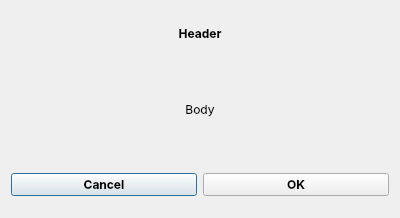
<?xml version="1.0" encoding="UTF-8"?>
<ui version="4.0">
 <class>generalDialog</class>
 <widget class="QDialog" name="generalDialog">
  <property name="geometry">
   <rect>
    <x>0</x>
    <y>0</y>
    <width>400</width>
    <height>218</height>
   </rect>
  </property>
  <property name="sizePolicy">
   <sizepolicy hsizetype="Preferred" vsizetype="Preferred">
    <horstretch>0</horstretch>
    <verstretch>0</verstretch>
   </sizepolicy>
  </property>
  <property name="windowTitle">
   <string>Dialog</string>
  </property>
  <layout class="QVBoxLayout" name="verticalLayout">
   <item>
    <layout class="QGridLayout" name="gridLayout">
     <item row="6" column="0">
      <widget class="QStackedWidget" name="stackedWidget">
       <property name="currentIndex">
        <number>0</number>
       </property>
       <widget class="QWidget" name="page">
        <layout class="QVBoxLayout" name="verticalLayout_2">
         <property name="spacing">
          <number>6</number>
         </property>
         <property name="leftMargin">
          <number>0</number>
         </property>
         <property name="topMargin">
          <number>0</number>
         </property>
         <property name="rightMargin">
          <number>0</number>
         </property>
         <property name="bottomMargin">
          <number>0</number>
         </property>
         <item>
          <layout class="QGridLayout" name="gridLayout_3">
           <property name="bottomMargin">
            <number>0</number>
           </property>
           <item row="0" column="0">
            <widget class="QPushButton" name="cancelBtn">
             <property name="font">
              <font>
               <family>Inter</family>
               <weight>75</weight>
               <bold>true</bold>
              </font>
             </property>
             <property name="text">
              <string>Cancel</string>
             </property>
            </widget>
           </item>
           <item row="0" column="1">
            <widget class="QPushButton" name="okBtn">
             <property name="font">
              <font>
               <family>Inter</family>
               <weight>75</weight>
               <bold>true</bold>
              </font>
             </property>
             <property name="text">
              <string>OK</string>
             </property>
            </widget>
           </item>
          </layout>
         </item>
        </layout>
       </widget>
       <widget class="QWidget" name="page_2">
        <layout class="QVBoxLayout" name="verticalLayout_3">
         <property name="leftMargin">
          <number>0</number>
         </property>
         <property name="topMargin">
          <number>0</number>
         </property>
         <property name="rightMargin">
          <number>0</number>
         </property>
         <property name="bottomMargin">
          <number>0</number>
         </property>
         <item>
          <layout class="QGridLayout" name="gridLayout_4">
           <item row="0" column="0">
            <widget class="QPushButton" name="acceptBtn">
             <property name="font">
              <font>
               <family>Inter</family>
               <weight>75</weight>
               <bold>true</bold>
              </font>
             </property>
             <property name="text">
              <string>OK</string>
             </property>
            </widget>
           </item>
          </layout>
         </item>
        </layout>
       </widget>
      </widget>
     </item>
     <item row="0" column="0">
      <layout class="QGridLayout" name="gridLayout_2">
       <property name="bottomMargin">
        <number>0</number>
       </property>
       <item row="0" column="0">
        <widget class="QStackedWidget" name="topStackedWidget">
         <property name="currentIndex">
          <number>0</number>
         </property>
         <widget class="QWidget" name="page_5">
          <layout class="QVBoxLayout" name="verticalLayout_6">
           <property name="leftMargin">
            <number>0</number>
           </property>
           <property name="topMargin">
            <number>0</number>
           </property>
           <property name="rightMargin">
            <number>0</number>
           </property>
           <property name="bottomMargin">
            <number>0</number>
           </property>
           <item>
            <layout class="QGridLayout" name="gridLayout_6">
             <item row="0" column="0">
              <widget class="QLabel" name="headerLabel">
               <property name="font">
                <font>
                 <family>Inter</family>
                 <weight>75</weight>
                 <bold>true</bold>
                </font>
               </property>
               <property name="text">
                <string>Header</string>
               </property>
               <property name="alignment">
                <set>Qt::AlignCenter</set>
               </property>
              </widget>
             </item>
            </layout>
           </item>
          </layout>
         </widget>
         <widget class="QWidget" name="page_6">
          <layout class="QVBoxLayout" name="verticalLayout_7">
           <property name="leftMargin">
            <number>0</number>
           </property>
           <property name="topMargin">
            <number>0</number>
           </property>
           <property name="rightMargin">
            <number>0</number>
           </property>
           <property name="bottomMargin">
            <number>0</number>
           </property>
           <item>
            <layout class="QGridLayout" name="gridLayout_7">
             <item row="0" column="1">
              <spacer name="horizontalSpacer">
               <property name="orientation">
                <enum>Qt::Horizontal</enum>
               </property>
               <property name="sizeHint" stdset="0">
                <size>
                 <width>40</width>
                 <height>20</height>
                </size>
               </property>
              </spacer>
             </item>
             <item row="0" column="2">
              <widget class="QLabel" name="label_2">
               <property name="text">
                <string>Where:</string>
               </property>
               <property name="font">
                <font>
                 <family>u001</family>
                </font>
               </property>
              </widget>
             </item>
             <item row="0" column="0">
              <widget class="QLabel" name="searchHeaderLabel">
               <property name="font">
                <font>
                 <family>Inter</family>
                 <weight>75</weight>
                 <bold>true</bold>
                </font>
               </property>
               <property name="text">
                <string>Header</string>
               </property>
               <property name="alignment">
                <set>Qt::AlignCenter</set>
               </property>
              </widget>
             </item>
             <item row="0" column="3">
              <widget class="QComboBox" name="searchComboBox">
               <item>
                <property name="text">
                 <string>Dictionary</string>
                </property>
               </item>
               <item>
                <property name="text">
                 <string>Local storage</string>
                </property>
               </item>
               <item>
                <property name="text">
                 <string>Online library</string>
                </property>
               </item>
              </widget>
             </item>
            </layout>
           </item>
          </layout>
         </widget>
        </widget>
       </item>
      </layout>
     </item>
     <item row="5" column="0">
      <widget class="QStackedWidget" name="mainStackedWidget">
       <property name="currentIndex">
        <number>0</number>
       </property>
       <widget class="QWidget" name="page_3">
        <layout class="QVBoxLayout" name="verticalLayout_4">
         <property name="leftMargin">
          <number>0</number>
         </property>
         <property name="topMargin">
          <number>0</number>
         </property>
         <property name="rightMargin">
          <number>0</number>
         </property>
         <property name="bottomMargin">
          <number>0</number>
         </property>
         <item>
          <layout class="QGridLayout" name="gridLayout_5">
           <item row="1" column="0">
            <widget class="QLabel" name="bodyLabel">
             <property name="sizePolicy">
              <sizepolicy hsizetype="MinimumExpanding" vsizetype="MinimumExpanding">
               <horstretch>0</horstretch>
               <verstretch>0</verstretch>
              </sizepolicy>
             </property>
             <property name="font">
              <font>
               <family>Inter</family>
               <weight>50</weight>
               <bold>false</bold>
              </font>
             </property>
             <property name="text">
              <string>Body</string>
             </property>
             <property name="alignment">
              <set>Qt::AlignCenter</set>
             </property>
             <property name="wordWrap">
              <bool>true</bool>
             </property>
            </widget>
           </item>
           <item row="2" column="0">
            <spacer name="verticalSpacer_2">
             <property name="orientation">
              <enum>Qt::Vertical</enum>
             </property>
             <property name="sizeHint" stdset="0">
              <size>
               <width>20</width>
               <height>40</height>
              </size>
             </property>
            </spacer>
           </item>
           <item row="0" column="0">
            <spacer name="verticalSpacer">
             <property name="orientation">
              <enum>Qt::Vertical</enum>
             </property>
             <property name="sizeHint" stdset="0">
              <size>
               <width>20</width>
               <height>40</height>
              </size>
             </property>
            </spacer>
           </item>
          </layout>
         </item>
        </layout>
       </widget>
       <widget class="QWidget" name="page_4">
        <layout class="QVBoxLayout" name="verticalLayout_5">
         <property name="leftMargin">
          <number>0</number>
         </property>
         <property name="topMargin">
          <number>0</number>
         </property>
         <property name="rightMargin">
          <number>0</number>
         </property>
         <property name="bottomMargin">
          <number>0</number>
         </property>
        </layout>
       </widget>
      </widget>
     </item>
    </layout>
   </item>
  </layout>
 </widget>
 <resources/>
 <connections/>
</ui>
